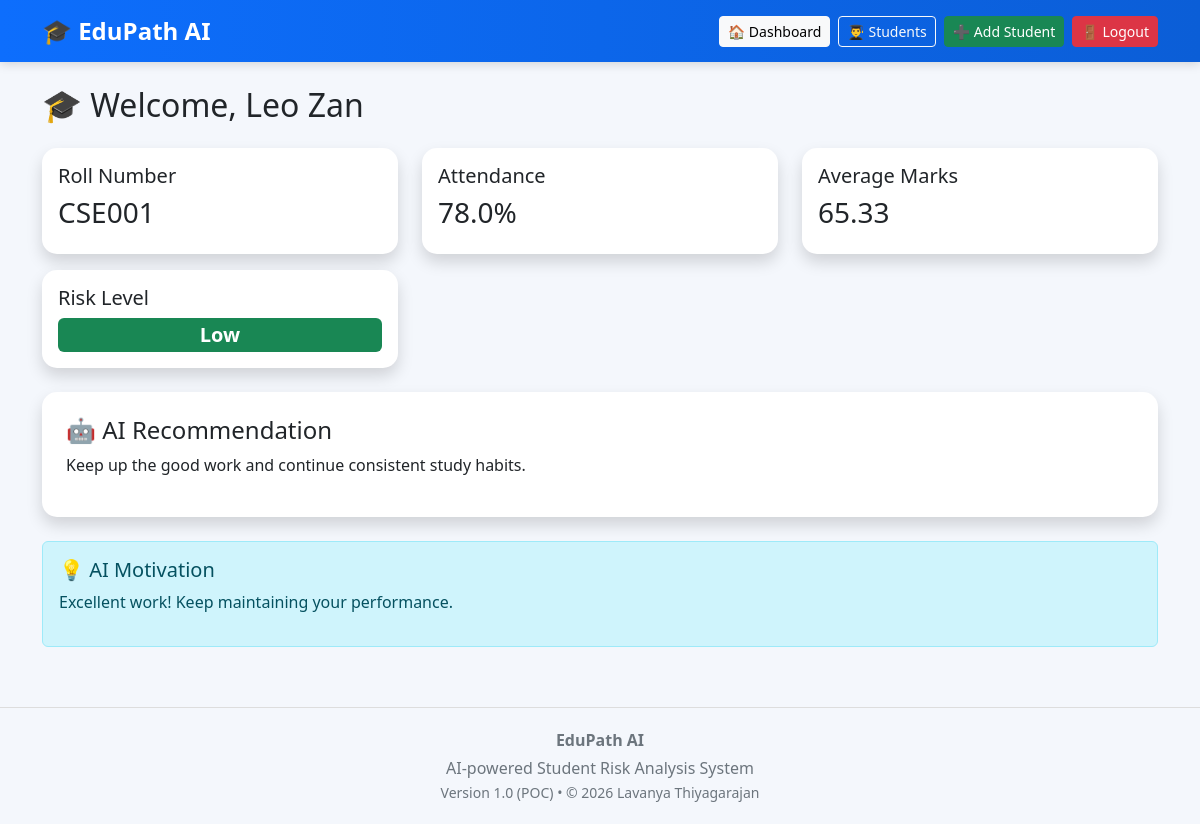
The page /student-dashboard (signed in) on the database its author committed.
### models.py (models this page shows)
class Student(db.Model):
    __tablename__ = "students"
    id = db.Column(db.Integer, primary_key=True)
    name = db.Column(db.String(100), nullable=False)
    department = db.Column(db.String(100), nullable=False)
    year = db.Column(db.Integer, nullable=False)
    roll_number = db.Column(db.String(20), unique=True, nullable=False)
    password = db.Column(db.String(100), nullable=False)
    attendance = db.Column(db.Float, default=100)
    math_marks = db.Column(db.Integer, default=0)
    science_marks = db.Column(db.Integer, default=0)
    english_marks = db.Column(db.Integer, default=0)
    assignments_completed = db.Column(db.Integer, default=0)
    late_submissions = db.Column(db.Integer, default=0)

### app.py (the view)
@app.route("/student-dashboard")
def student_dashboard():
    if "student_id" not in session:
        return redirect(url_for("login"))
    student = Student.query.get(session["student_id"])
    report = analyze_student(student)
    if report["risk"] == "Low":
        message = "Excellent work! Keep maintaining your performance."
    elif report["risk"] == "Medium":
        message = "You're doing well. A little more effort can make a big difference."
    else:
        message = "Don't worry. Every improvement starts with one step. Follow the recommendations and keep going!"
    return render_template(
        "student_dashboard.html",
        student=student,
        report=report,
        message=message
    )

### ai/risk_engine.py (called while the page is built)
def analyze_student(student):
    average = (
        student.math_marks +
        student.science_marks +
        student.english_marks
    ) / 3
    if student.attendance < 60 or average < 50:
        risk = "High"
        recommendation = (
            "Increase attendance, attend extra classes, "
            "and meet your faculty advisor."
        )
    elif student.attendance < 75 or average < 65:
        risk = "Medium"
        recommendation = (
            "Practice weak subjects and maintain regular attendance."
        )
    else:
        risk = "Low"
        recommendation = (
            "Keep up the good work and continue consistent study habits."
        )
    return {
        "average": round(average, 2),
        "risk": risk,
        "recommendation": recommendation
    }

### templates/student_dashboard.html
{% extends "base.html" %}
{% block content %}
<h2 class="mb-4">
    🎓 Welcome, {{ student.name }}
</h2>
<div class="row">
    <div class="col-md-4">
        <div class="card shadow p-3 mb-3">
            <h5>Roll Number</h5>
            <h3>{{ student.roll_number }}</h3>
        </div>
    </div>
    <div class="col-md-4">
        <div class="card shadow p-3 mb-3">
            <h5>Attendance</h5>
            <h3>{{ student.attendance }}%</h3>
        </div>
    </div>
    <div class="col-md-4">
        <div class="card shadow p-3 mb-3">
            <h5>Average Marks</h5>
            <h3>{{ report.average }}</h3>
        </div>
    </div>
</div>
<div class="row">
    <div class="col-md-4">
        <div class="card shadow p-3">
            <h5>Risk Level</h5>
            {% if report.risk == "High" %}
            <span class="badge bg-danger fs-5">High</span>
            {% elif report.risk == "Medium" %}
            <span class="badge bg-warning text-dark fs-5">Medium</span>
            {% else %}
            <span class="badge bg-success fs-5">Low</span>
            {% endif %}
        </div>
    </div>
</div>
<div class="card shadow p-4 mt-4">
    <h4>🤖 AI Recommendation</h4>
    <p>{{ report.recommendation }}</p>
</div>
<div class="alert alert-info mt-4">
    <h5>💡 AI Motivation</h5>
    <p>{{ message }}</p>
</div>
{% endblock %}

### templates/base.html (style rules this page uses)
body { background: #f4f7fc; font-family: "Segoe UI", sans-serif; }
.card { border: none; border-radius: 15px; transition: transform 0.2s ease; }

### rows shown on the page
Student: name "Leo Zan", roll_number "CSE001", attendance "78.0"

### other values the page prints
{{ report.average }} "65.33"
{{ report.recommendation }} "Keep up the good work and continue consistent study habits."
{{ message }} "Excellent work! Keep maintaining your performance."
